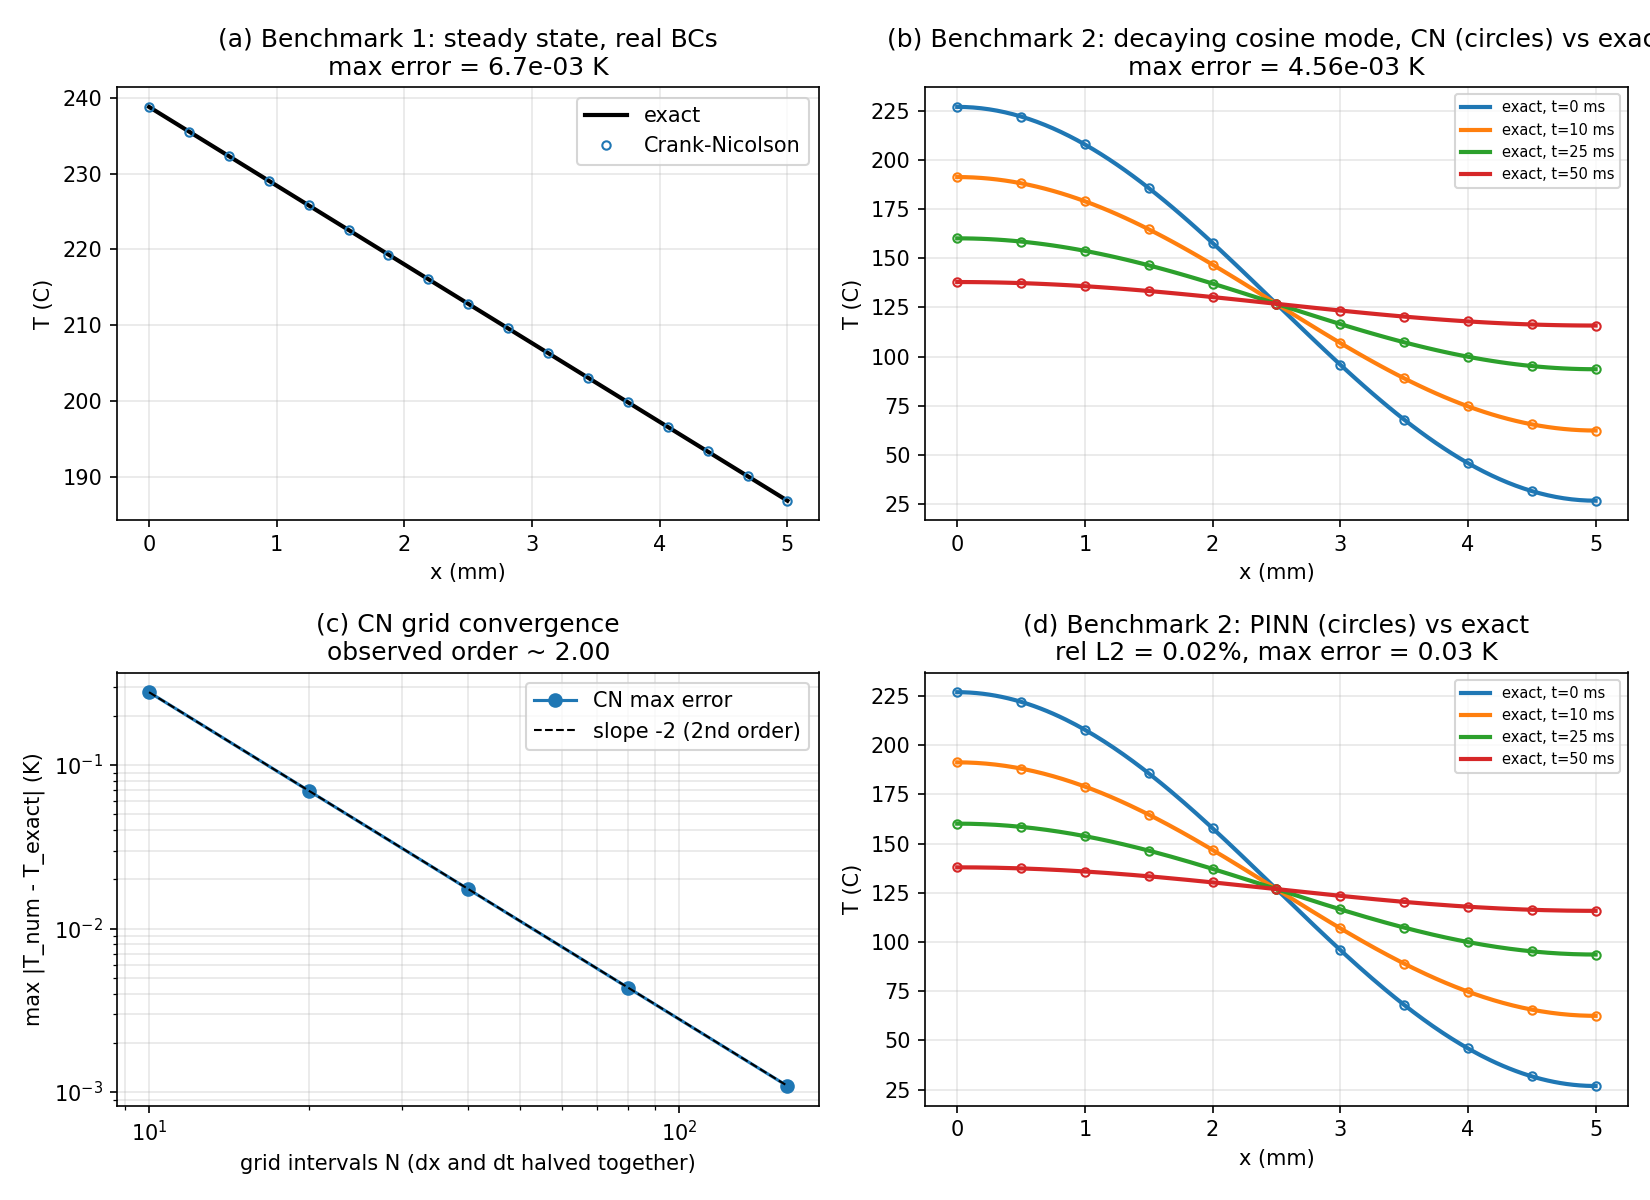

Reproduce this figure in Python.
"""Analytical validation of the Crank-Nicolson reference solver and the PINN.

Two benchmark problems with exact closed-form solutions:

  Benchmark 1 (steady state, the REAL boundary conditions):
      constant flux q on the hot side, Robin convection on the coolant side.
      Exact:  T(x) = T_cool + q/h_cool + q*(L - x)/k
      Tests: spatial discretization + the actual Neumann/Robin ghost-point BCs.

  Benchmark 2 (fully transient, insulated slab, single cosine mode):
      q_hot = 0 and h_cool = 0 (zero flux both sides),
      initial condition T(x,0) = T_mean + A*cos(pi*x/L).
      Exact:  T(x,t) = T_mean + A*cos(pi*x/L)*exp(-alpha*(pi/L)^2 * t)
      Tests: the time-stepping, and (separately) the PINN implementation.

Run from the repo root:  PYTHONPATH=src python analytical_validation.py
"""
from __future__ import annotations

import numpy as np
import torch
import matplotlib

matplotlib.use("Agg")
import matplotlib.pyplot as plt

from thermal_pinn.config import ExperimentConfig
from thermal_pinn.reference import generate_reference_solution, _second_derivative_matrix, _boundary_source
from thermal_pinn.model import pinn_model
from thermal_pinn.losses import pde_residual, boundary_losses

RESULTS: dict[str, float] = {}

# ----------------------------------------------------------------------------
# Benchmark 1: steady state with the real (Neumann + Robin) boundary conditions
# ----------------------------------------------------------------------------

def benchmark1_steady_state():
    cfg = ExperimentConfig()
    cfg.q_amp = 0.0          # constant flux -> a steady state exists
    cfg.t_final = 50.0       # long enough to fully settle (time scale L^2/alpha ~ 0.22 s)
    cfg.nt = 2001
    ref = generate_reference_solution(cfg)

    q = cfg.q_base
    T_exact = cfg.T_cool + q / cfg.h_cool + q * (cfg.L_wall - ref.x) / cfg.k
    err = np.abs(ref.T[-1, :] - T_exact)
    RESULTS["b1_max_err_K"] = float(err.max())
    return cfg, ref.x, ref.T[-1, :], T_exact


# ----------------------------------------------------------------------------
# Benchmark 2: transient cosine mode in an insulated slab
# ----------------------------------------------------------------------------

def make_cfg_b2() -> ExperimentConfig:
    cfg = ExperimentConfig()
    cfg.q_base = 0.0
    cfg.q_amp = 0.0
    cfg.h_cool = 0.0          # zero flux on both sides -> insulated slab
    cfg.T_cool = 300.0        # only used for nondimensionalization here
    cfg.t_final = 0.05        # decay rate alpha*(pi/L)^2 ~ 44 1/s -> e^-2.2 by t_final
    return cfg


def exact_b2(cfg: ExperimentConfig, x: np.ndarray, t: np.ndarray,
             T_mean: float = 400.0, A: float = 100.0) -> np.ndarray:
    lam = cfg.alpha * (np.pi / cfg.L_wall) ** 2
    X, TT = np.meshgrid(x, t)
    return T_mean + A * np.cos(np.pi * X / cfg.L_wall) * np.exp(-lam * TT)


def cn_solve_with_ic(cfg: ExperimentConfig, T_init: np.ndarray) -> tuple[np.ndarray, np.ndarray, np.ndarray]:
    """The repo's Crank-Nicolson scheme, with a custom initial profile.

    Identical matrices/BC handling to reference.generate_reference_solution;
    only the initial condition differs (the repo version hardcodes uniform T0).
    """
    x = np.linspace(0.0, cfg.L_wall, cfg.nx)
    t = np.linspace(0.0, cfg.t_final, cfg.nt)
    dx = x[1] - x[0]
    dt = t[1] - t[0]

    A = _second_derivative_matrix(cfg, dx)
    I = np.eye(cfg.nx)
    lhs = I - 0.5 * dt * cfg.alpha * A
    rhs_matrix = I + 0.5 * dt * cfg.alpha * A

    T = np.empty((cfg.nt, cfg.nx))
    T[0, :] = T_init
    for n in range(cfg.nt - 1):
        b_now = _boundary_source(cfg, float(t[n]), dx)
        b_next = _boundary_source(cfg, float(t[n + 1]), dx)
        rhs = rhs_matrix @ T[n, :] + 0.5 * dt * cfg.alpha * (b_now + b_next)
        T[n + 1, :] = np.linalg.solve(lhs, rhs)
    return x, t, T


def benchmark2_cn():
    cfg = make_cfg_b2()
    cfg.nx, cfg.nt = 81, 301
    x = np.linspace(0.0, cfg.L_wall, cfg.nx)
    T_init = 400.0 + 100.0 * np.cos(np.pi * x / cfg.L_wall)
    x, t, T_num = cn_solve_with_ic(cfg, T_init)
    T_ex = exact_b2(cfg, x, t)
    err = np.abs(T_num - T_ex)
    RESULTS["b2_cn_max_err_K"] = float(err.max())
    rel = np.linalg.norm(T_num - T_ex) / np.linalg.norm(T_ex - 400.0)
    RESULTS["b2_cn_rel_l2"] = float(rel)
    return cfg, x, t, T_num, T_ex


def benchmark2_grid_convergence():
    """Halve dx and dt together; CN is 2nd order so error should drop ~4x per step."""
    rows = []
    for nx, nt in ((11, 26), (21, 51), (41, 101), (81, 201), (161, 401)):
        cfg = make_cfg_b2()
        cfg.nx, cfg.nt = nx, nt
        x = np.linspace(0.0, cfg.L_wall, nx)
        T_init = 400.0 + 100.0 * np.cos(np.pi * x / cfg.L_wall)
        x, t, T_num = cn_solve_with_ic(cfg, T_init)
        T_ex = exact_b2(cfg, x, t)
        rows.append((nx - 1, float(np.max(np.abs(T_num - T_ex)))))
    orders = [np.log2(rows[i - 1][1] / rows[i][1]) for i in range(1, len(rows))]
    RESULTS["b2_cn_observed_order"] = float(np.mean(orders[-2:]))
    return rows, orders


# ----------------------------------------------------------------------------
# PINN validation on Benchmark 2
# ----------------------------------------------------------------------------

def benchmark2_pinn(seed: int = 7, adam_epochs: int = 5000):
    cfg = make_cfg_b2()
    # network/training settings: the repo's "full"-size defaults
    torch.manual_seed(seed)
    np.random.seed(seed)
    model = pinn_model(cfg)

    # Exact solution in nondimensional variables:
    #   theta(x_hat, t_hat) = 1 + cos(pi x_hat) exp(-beta pi^2 t_hat)
    # (T_mean=400, A=100, T_cool=300, delta_T=100)
    def theta0(x_hat: torch.Tensor) -> torch.Tensor:
        return 1.0 + torch.cos(np.pi * x_hat)

    opt = torch.optim.Adam(model.parameters(), lr=cfg.learning_rate)
    for epoch in range(adam_epochs):
        opt.zero_grad(set_to_none=True)
        x_p, t_p = torch.rand(cfg.n_pde, 1), torch.rand(cfg.n_pde, 1)
        r = pde_residual(model, x_p, t_p, cfg)
        loss_pde = torch.mean(r ** 2)
        t_b = torch.rand(cfg.n_bc, 1)
        lh, lc = boundary_losses(model, t_b, cfg)   # with q=0, h=0 these are zero-flux BCs
        x_i = torch.rand(cfg.n_ic, 1)
        loss_ic = torch.mean((model(x_i, torch.zeros_like(x_i)) - theta0(x_i)) ** 2)
        loss = cfg.w_pde * loss_pde + cfg.w_bc * (lh + lc) + cfg.w_ic * loss_ic
        loss.backward()
        opt.step()

    # LBFGS polish on a fixed collocation set
    torch.manual_seed(0)
    x_p, t_p = torch.rand(2000, 1), torch.rand(2000, 1)
    t_b, x_i = torch.rand(400, 1), torch.rand(400, 1)
    lbfgs = torch.optim.LBFGS(model.parameters(), max_iter=300, history_size=50,
                              line_search_fn="strong_wolfe")

    def closure():
        lbfgs.zero_grad(set_to_none=True)
        r = pde_residual(model, x_p, t_p, cfg)
        lh, lc = boundary_losses(model, t_b, cfg)
        li = torch.mean((model(x_i, torch.zeros_like(x_i)) - theta0(x_i)) ** 2)
        loss = cfg.w_pde * torch.mean(r ** 2) + cfg.w_bc * (lh + lc) + cfg.w_ic * li
        loss.backward()
        return loss

    lbfgs.step(closure)

    # Evaluate against the exact solution on a fine grid
    x = np.linspace(0.0, cfg.L_wall, 201)
    t = np.linspace(0.0, cfg.t_final, 201)
    T_ex = exact_b2(cfg, x, t)
    X, TT = np.meshgrid(x / cfg.L_wall, t / cfg.t_final)
    pts = torch.as_tensor(np.stack([X.ravel(), TT.ravel()], axis=1), dtype=torch.float32)
    with torch.no_grad():
        theta = model(pts[:, 0:1], pts[:, 1:2]).numpy().reshape(T_ex.shape)
    T_pinn = cfg.T_cool + cfg.delta_T * theta

    err = T_pinn - T_ex
    RESULTS["b2_pinn_rel_l2"] = float(np.linalg.norm(err) / np.linalg.norm(T_ex - 400.0))
    RESULTS["b2_pinn_max_err_K"] = float(np.max(np.abs(err)))
    return cfg, x, t, T_pinn, T_ex


# ----------------------------------------------------------------------------

def main():
    cfg1, x1, T_cn1, T_ex1 = benchmark1_steady_state()
    cfg2, x2, t2, T_cn2, T_ex2 = benchmark2_cn()
    rows, orders = benchmark2_grid_convergence()
    cfgp, xp_, tp_, T_pinn, T_exp = benchmark2_pinn()

    fig, axes = plt.subplots(2, 2, figsize=(11, 8))

    ax = axes[0, 0]
    ax.plot(x1 * 1e3, T_ex1 - 273.15, "k-", lw=2, label="exact")
    ax.plot(x1 * 1e3, T_cn1 - 273.15, "o", ms=4, mfc="none", color="tab:blue",
            markevery=5, label="Crank-Nicolson")
    ax.set_xlabel("x (mm)"); ax.set_ylabel("T (C)")
    ax.set_title(f"(a) Benchmark 1: steady state, real BCs\nmax error = {RESULTS['b1_max_err_K']:.1e} K")
    ax.legend(); ax.grid(alpha=0.3)

    ax = axes[0, 1]
    for frac, c in ((0.0, "tab:blue"), (0.2, "tab:orange"), (0.5, "tab:green"), (1.0, "tab:red")):
        i = int(frac * (len(t2) - 1))
        ax.plot(x2 * 1e3, T_ex2[i] - 273.15, "-", color=c, lw=2,
                label=f"exact, t={t2[i]*1e3:.0f} ms")
        ax.plot(x2 * 1e3, T_cn2[i] - 273.15, "o", ms=4, mfc="none", color=c, markevery=8)
    ax.set_xlabel("x (mm)"); ax.set_ylabel("T (C)")
    ax.set_title(f"(b) Benchmark 2: decaying cosine mode, CN (circles) vs exact\nmax error = {RESULTS['b2_cn_max_err_K']:.2e} K")
    ax.legend(fontsize=7); ax.grid(alpha=0.3)

    ax = axes[1, 0]
    n = np.array([r[0] for r in rows], dtype=float)
    e = np.array([r[1] for r in rows])
    ax.loglog(n, e, "o-", color="tab:blue", label="CN max error")
    ax.loglog(n, e[0] * (n[0] / n) ** 2, "k--", lw=1, label="slope -2 (2nd order)")
    ax.set_xlabel("grid intervals N (dx and dt halved together)")
    ax.set_ylabel("max |T_num - T_exact| (K)")
    ax.set_title(f"(c) CN grid convergence\nobserved order ~ {RESULTS['b2_cn_observed_order']:.2f}")
    ax.legend(); ax.grid(alpha=0.3, which="both")

    ax = axes[1, 1]
    for frac, c in ((0.0, "tab:blue"), (0.2, "tab:orange"), (0.5, "tab:green"), (1.0, "tab:red")):
        i = int(frac * (len(tp_) - 1))
        ax.plot(xp_ * 1e3, T_exp[i] - 273.15, "-", color=c, lw=2,
                label=f"exact, t={tp_[i]*1e3:.0f} ms")
        ax.plot(xp_ * 1e3, T_pinn[i] - 273.15, "o", ms=4, mfc="none", color=c, markevery=20)
    ax.set_xlabel("x (mm)"); ax.set_ylabel("T (C)")
    ax.set_title(f"(d) Benchmark 2: PINN (circles) vs exact\nrel L2 = {RESULTS['b2_pinn_rel_l2']*100:.2f}%, max error = {RESULTS['b2_pinn_max_err_K']:.2f} K")
    ax.legend(fontsize=7); ax.grid(alpha=0.3)

    plt.tight_layout()
    plt.savefig("analytical_validation.png", dpi=150)

    print("\n================ VALIDATION SUMMARY ================")
    print(f"Benchmark 1 (steady, real BCs):   CN max error = {RESULTS['b1_max_err_K']:.2e} K")
    print(f"Benchmark 2 (transient cosine):   CN max error = {RESULTS['b2_cn_max_err_K']:.2e} K"
          f"  (rel L2 = {RESULTS['b2_cn_rel_l2']:.2e})")
    print("Grid convergence (dx, dt halved together):")
    for (N, e_), o in zip(rows, [None] + orders):
        tail = f"   observed order = {o:.2f}" if o is not None else ""
        print(f"    N = {N:4d}   max error = {e_:.3e} K{tail}")
    print(f"PINN on Benchmark 2:              rel L2 = {RESULTS['b2_pinn_rel_l2']*100:.2f}%,"
          f"  max error = {RESULTS['b2_pinn_max_err_K']:.2f} K")
    print("====================================================")


if __name__ == "__main__":
    main()
